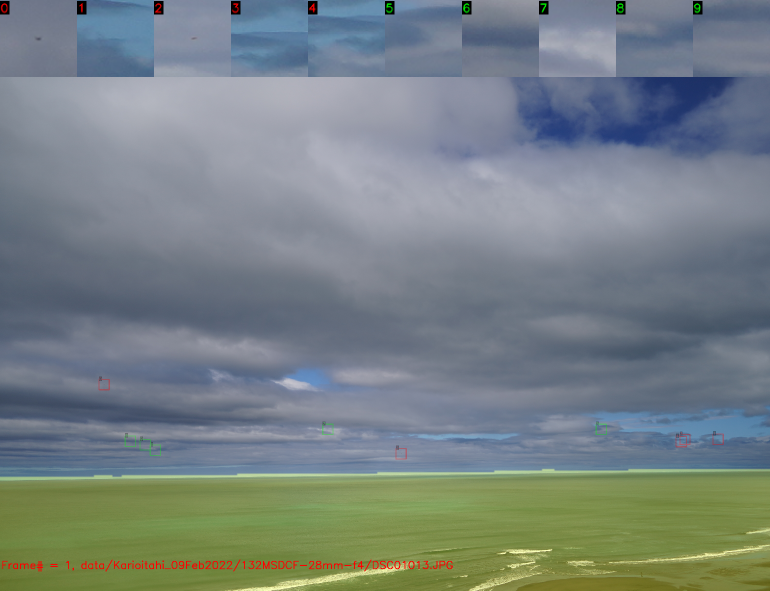
#> input picture images/mainview.png, 1540 x 1181 px (shown at 1/2 size); its folder holds only this picture in this run
$ python -i horizon.py   (imports and definitions only)
#> lines starting #> are read from the running program, lines starting #| are printed output that depends on the picture; after the words box and inside, x2 and y2 are one past the last pixel; in counts of white or black regions, pixels touching at a corner belong together
__all__ = [ 'get_project_root', 'near_mask', 'mask_horizon_1', 'mask_horizon_2', 'find_sky_1', 'find_sky_2', 'set_horizon']

import cv2 as cv2
import numpy as np
from utils.show_images import cv2_img_show
from utils import parameters as pms

import time, sys

if sys.platform == "win32":
    # On Windows, the best timer is time.clock()
    default_timer = time.perf_counter
else:
    # On most other platforms the best timer is time.time()
    default_timer = time.time

import logging
# logger = logging.getLogger()
# logger.setLevel(logging.INFO)
# [3 lines not run here, left out]
logger = logging.getLogger(__name__)

from pathlib import Path

def get_project_root() -> Path:
    return Path(__file__).parent.parent

def mask_horizon_1(image, shrink=None, calcOtsu_period=10, kernal_size=5, factor=0.7, threshold=None):
    try:
        mask_horizon_1.count += 1
    except AttributeError:
        mask_horizon_1.count = 0

    if shrink is not None:
        image = resize(image, width=image.shape[1] // shrink)

    mask_horizon_1.threshold = threshold
    if threshold is None and mask_horizon_1.count % calcOtsu_period == 0:
        (mask_horizon_1.threshold, mask) = cv2.threshold(image, 0, 255, cv2.THRESH_BINARY_INV | cv2.THRESH_OTSU)
        mask_horizon_1.threshold = mask_horizon_1.threshold*factor
        print(f'Count {mask_horizon_1.count} Threshold {mask_horizon_1.threshold}')

    (T, mask) = cv2.threshold(image, mask_horizon_1.threshold, 255, cv2.THRESH_BINARY_INV)

    kernel = cv2.getStructuringElement(cv2.MORPH_RECT, (kernal_size, kernal_size))
    mask = cv2.morphologyEx(mask, cv2.MORPH_CLOSE, kernel, iterations=3)
    mask = cv2.morphologyEx(mask, cv2.MORPH_DILATE, kernel, iterations=1)

    return mask

# [13 lines left out: function mask_horizon_2, not called in this run]

# edges = cv2.morphologyEx(edges, cv2.MORPH_DILATE, kernel, iterations=1)

def get_neighbour(labels, pos, end):
    """ get a neighouring region: useful for removing small regions """
    labels_shape = np.array(labels.shape)
    # get  outside points at the diagional points
    pos = np.clip(pos, a_min=0, a_max=labels_shape-1)
    end = np.clip(end, a_min=0, a_max=labels_shape-1)
    pos1 = np.clip(pos-1, a_min=0, a_max=labels_shape-1)
    end1 = np.clip(end+1, a_min=0, a_max=labels_shape-1)
    # if clipped box point is outside ( = a neighbour) then return the neighbour label
    if np.any(pos != pos1):
        return labels[pos1[0],pos1[1]]
    if np.any(end != end1):
        return labels[end1[0],end1[1]]

    return None


def find_sky_1(img, threshold=None, kernal_size=5):
    mask = mask_horizon_1(img, threshold=threshold, kernal_size=kernal_size)
    # mask = 255 - mask
    num_regions, labels, stats, centroids = cv2.connectedComponentsWithStats(mask)
    area_sort = np.argsort(stats[:, -1])
    # choose the region that is the largest brightest
    brightest = 0
    sky_idx = -1

    # get bright large area
    for i in range(min(num_regions, 3)):
        idx = area_sort[-(i+1)]
        b = np.mean(img[labels==idx])
        area_ratio = stats[idx][4]/(mask.shape[0]*mask.shape[1])
        if b > brightest and area_ratio > 0.25:
            brightest = b
            sky_idx = idx

    assert sky_idx > -1

    # prune regions
    for idx in range(num_regions):
        area_ratio = stats[idx][4] / (mask.shape[0] * mask.shape[1])
        pos = stats[idx][1::-1]  # (col1, col0)
        end = pos + stats[idx][3:1:-1]
        left_side = pos[1]
        right_side = end[1]
        width_ratio = (right_side - left_side) / img.shape[1]
        top_side = pos[0]
        bot_side = end[0]

        # remove small regions ( area < 5%) that are not adjacent to bottom or left or right sides
        if area_ratio < 0.05 and bot_side < img.shape[0] and left_side > 0 and right_side < img.shape[1]:
            neigh_idx = get_neighbour(labels, pos, end)
            # print(idx, neigh_idx)
            labels[labels == idx] = neigh_idx

        # # merge in sky_index wide regions ( width > 5%) that are adjacent to top
        # if width_ratio > 0.05 and top_side == 0 :
        #     labels[labels == idx] = sky_idx


    # merge in sky_index large regions ( area > 10%) that are adjacent to top
    # for seascapes
    #
    # for idx in range(num_regions):
    #     area_ratio = stats[idx][4] / (mask.shape[0] * mask.shape[1])
    #     pos = stats[idx][1::-1]  # (col1, col0)
    #     end = pos + stats[idx][3:1:-1]
    #     left_side = pos[0]
    #     right_side = end[0]
    #     if area_ratio > 0.1 and (left_side == 0 or right_side == img.shape[1]):
    #         labels[labels == idx] = sky_idx


    new_mask = np.ones_like(mask)
    new_mask[labels == sky_idx] = 0

    kernel = cv2.getStructuringElement(cv2.MORPH_RECT, (kernal_size*2+1, kernal_size*2+1))   # needs to be odd
    new_mask = cv2.morphologyEx(new_mask, cv2.MORPH_CLOSE, kernel, iterations=5)
    kernel = cv2.getStructuringElement(cv2.MORPH_RECT, (kernal_size//2+1, kernal_size//2+1))
    new_mask = cv2.morphologyEx(new_mask, cv2.MORPH_DILATE, kernel, iterations=1)
    # new_mask = cv2.morphologyEx(new_mask, cv2.MORPH_DILATE, kernel)
    return new_mask

# [182 lines left out: functions find_sky_2, o_find_sky, old_find_sky, near_mask, set_horizon, not called in this run]
    # kernel = np.ones((5, 5), 'uint8')
    # labels = cv2.morphologyEx(labels, cv2.MORPH_CLOSE, kernel, iterations=5)
    # cv2_img_show('labels', labels)
    # getGImages().horizon = labels


# [33 lines not run here, left out]

>>> import cv2
>>> picture = cv2.imread('../images/mainview.png', cv2.IMREAD_GRAYSCALE)
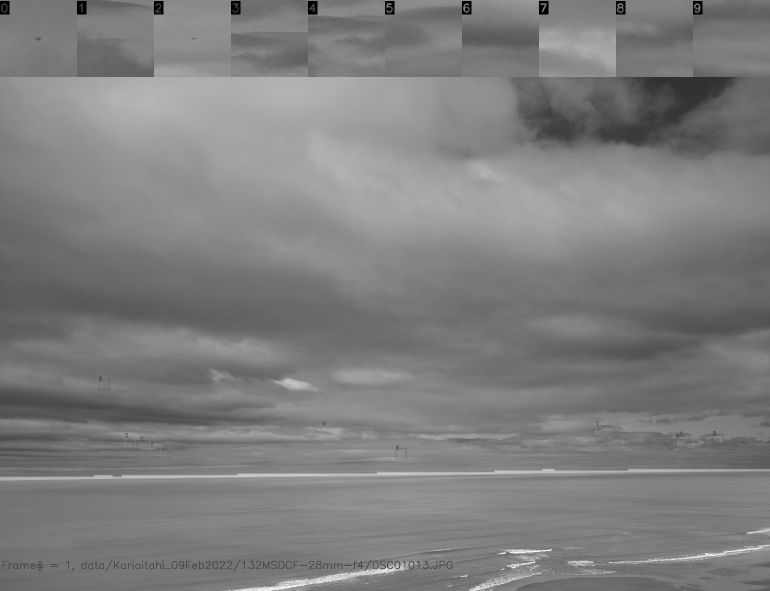
#> picture: shape (1181, 1540) (shown at 1/2 size); min 0, max 249, mean 126.2
>>> result = find_sky_1(picture)
#> in mask_horizon_1, `(mask_horizon_1.threshold, mask) = cv2.threshold(image, 0, 255, cv2.TH..`:
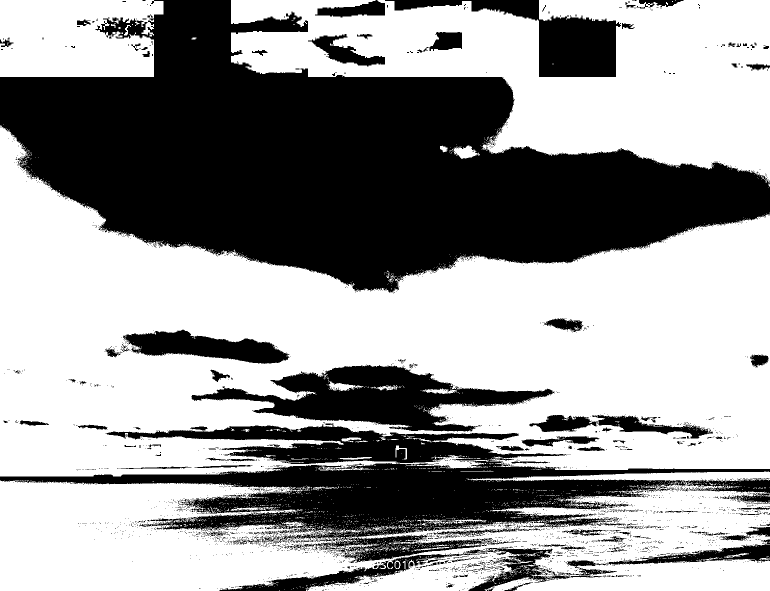
#> mask: shape (1181, 1540) (shown at 1/2 size); 59.7% white; 3081 black regions (2940 under 20 px), largest, box (x1, y1, x2, y2) and area: (0, 0, 1540, 586) 459170, (0, 847, 1540, 1126) 140023, (382, 730, 1110, 864) 40724
#> in mask_horizon_1, `(mask_horizon_1.threshold, mask) = cv2.threshold(image, 0, 255, cv2.TH..`: mask_horizon_1.threshold = 129
#> in mask_horizon_1, `mask_horizon_1.threshold = mask_horizon_1.threshold*factor`: mask_horizon_1.threshold = 90.3
#| Count 0 Threshold 90.3
#> in mask_horizon_1, `(T, mask) = cv2.threshold(image, mask_horizon_1.threshold, 255, cv2.TH..`:
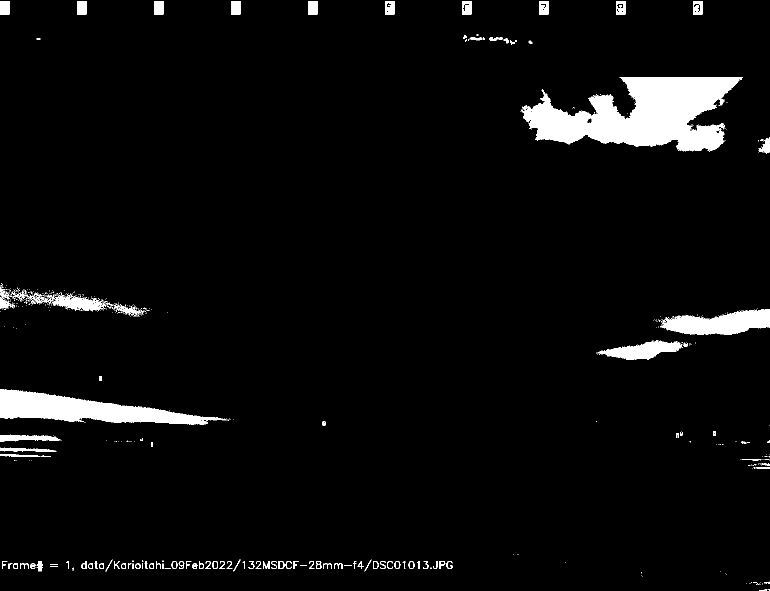
#> mask: shape (1181, 1540) (shown at 1/2 size); 4.3% white; 605 white regions (497 under 20 px), largest, box (x1, y1, x2, y2) and area: (1045, 154, 1486, 303) 37719, (0, 778, 448, 849) 15195, (1322, 618, 1540, 670) 7142
#> in mask_horizon_1, `(T, mask) = cv2.threshold(image, mask_horizon_1.threshold, 255, cv2.TH..`: T = 90
#> in mask_horizon_1, `mask = cv2.morphologyEx(mask, cv2.MORPH_CLOSE, kernel, iterations=3)`: mask: shape (1181, 1540); 5.4% white; 53 white regions (18 under 20 px), largest, box (x1, y1, x2, y2) and area: (1041, 154, 1486, 303) 40183, (0, 778, 468, 849) 15835, (162, 1119, 905, 1143) 9650
#> in mask_horizon_1, `mask = cv2.morphologyEx(mask, cv2.MORPH_DILATE, kernel, iterations=1)`:
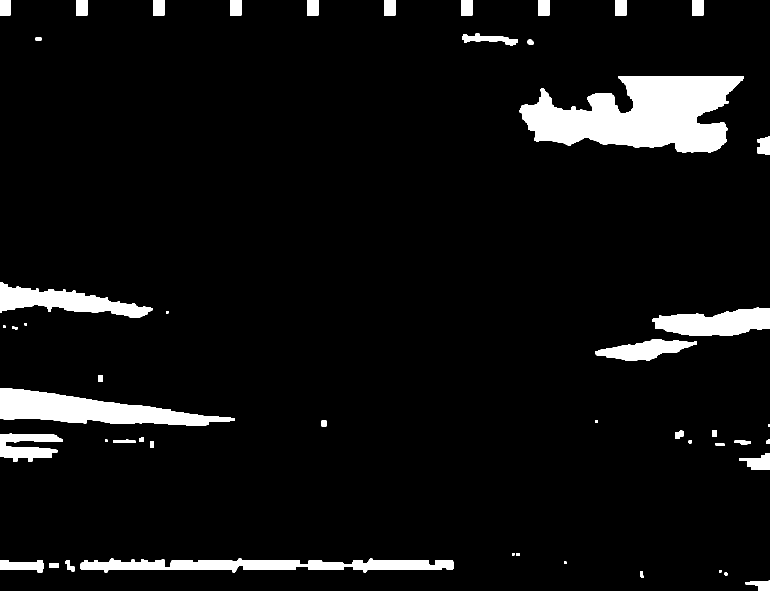
#> mask: shape (1181, 1540) (shown at 1/2 size); 6.5% white; 51 white regions, largest, box (x1, y1, x2, y2) and area: (1039, 152, 1488, 305) 43579, (0, 776, 470, 851) 17947, (160, 1117, 907, 1145) 13242
#> in find_sky_1, `num_regions, labels, stats, centroids = cv2.connectedComponentsWithSta..`:
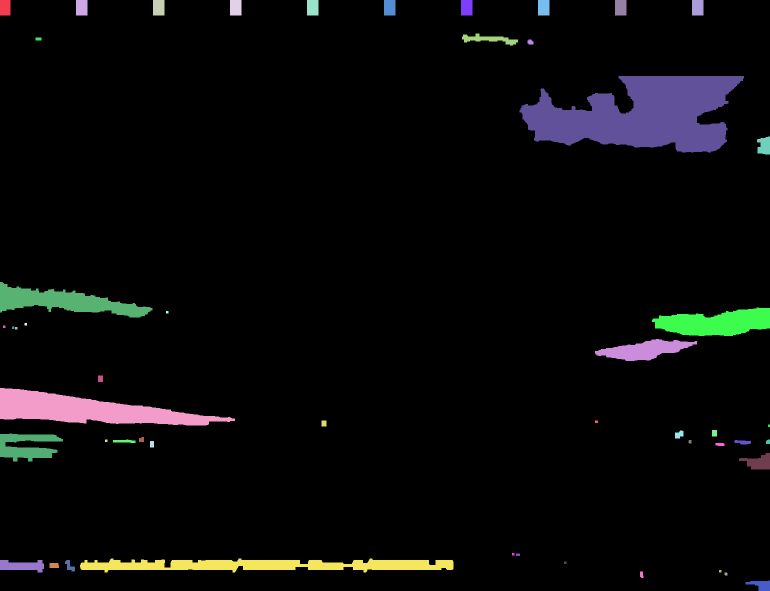
#> labels: shape (1181, 1540) int32 (shown at 1/2 size); 52 distinct labels, from 0 to 51; one colour per label, 0 black
#> in find_sky_1, `num_regions, labels, stats, centroids = cv2.connectedComponentsWithSta..`: num_regions = 52; stats = 52 rows, first 6: [0, 0, 1540, 1181, 1701144], [0, 0, 21, 31, 651], [152, 0, 23, 31, 713], [306, 0, 23, 31, 713], [460, 0, 23, 31, 713], [614, 0, 23, 31, 713]; centroids = 52 pairs, first value 8 to 1537.5, second value 15 to 1169.4
#> in find_sky_1, `area_sort = np.argsort(stats[:, -1])`: area_sort = 52 values, max 51 at index 29, min 0 at index 51, mean 25.5
#> the loop in find_sky_1, `for i in range(min(num_regions, 3)):` made 3 passes
#> (idx, b, area_ratio, brightest, sky_idx) on pass 1: (0, 129.1, 0.935, 129.1, 0)
#> (idx, b, area_ratio) on passes 2 to 3: (14, 74.7, 0.024), (25, 84.24, 0.00987)
#> after the loop in find_sky_1, `for i in range(min(num_regions, 3)):`: brightest = 129.1; sky_idx = 0
#> the loop in find_sky_1, `for idx in range(num_regions):` made 52 passes
#> (area_ratio, left_side, right_side, width_ratio, top_side, bot_side) on passes 13, 14, 19, 20, 21, 22, 23, 25, 27, 28: (3.96e-05, 71, 83, 0.00779, 75, 81), (5.5e-05, 1055, 1067, 0.00779, 79, 89), (1.37e-05, 332, 337, 0.00325, 622, 627), (1.37e-05, 49, 54, 0.00325, 646, 651), (1.37e-05, 6, 11, 0.00325, 651, 656), (1.37e-05, 24, 29, 0.00325, 653, 658), (1.37e-05, 30, 35, 0.00325, 654, 659), (7.15e-05, 196, 206, 0.00649, 751, 764), (6.6e-05, 643, 653, 0.00649, 841, 853), (1.65e-05, 1190, 1196, 0.0039, 841, 846)
#> (area_ratio, left_side, right_side, width_ratio, top_side, bot_side, pos1 in get_neighbour, end1 in get_neighbour) on pass 47: (1.37e-05, 1128, 1133, 0.00325, 1123, 1128, [1122, 1127], [1129, 1134])
#> after the loop in find_sky_1, `for idx in range(num_regions):`:
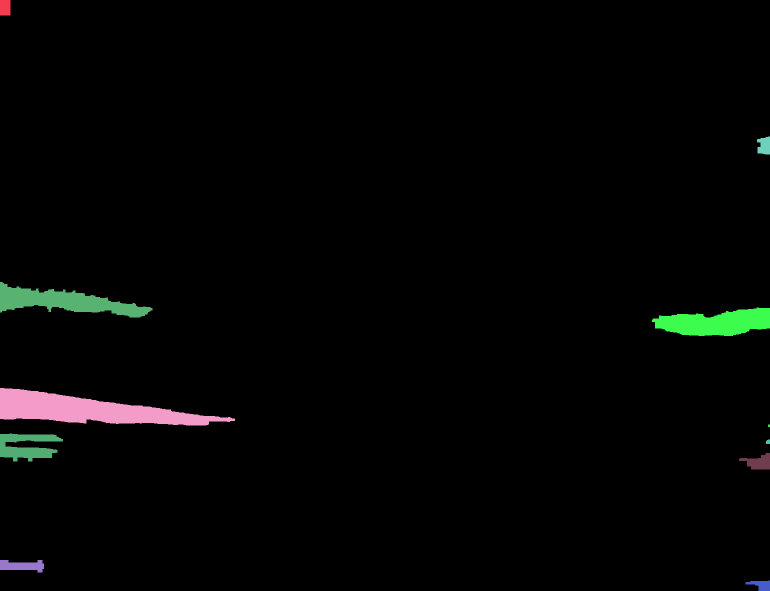
#> labels: shape (1181, 1540) int32 (shown at 1/2 size); 12 distinct labels, from 0 to 51; one colour per label, 0 black
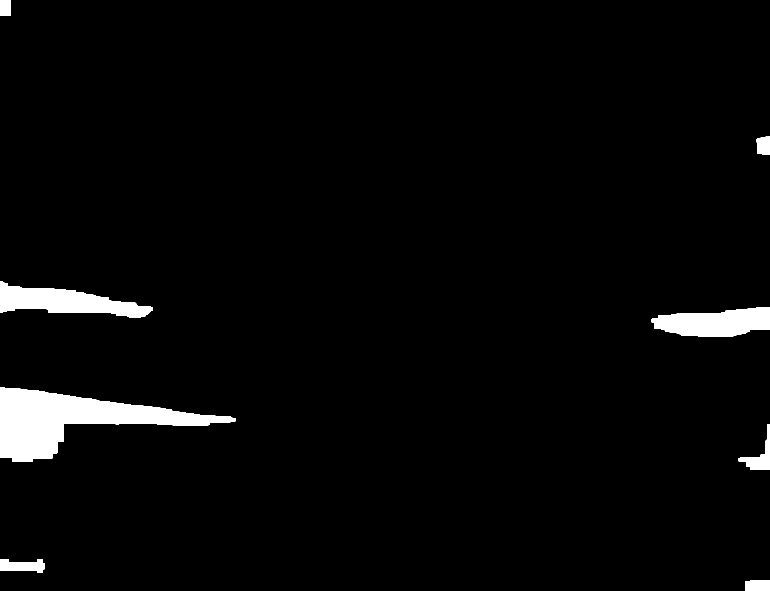
#> result: shape (1181, 1540) (shown at 1/2 size); values 0 (black) and 1 (white), 3.1% white; 8 white regions, largest, box (x1, y1, x2, y2) and area: (0, 775, 471, 924) 28942, (0, 563, 306, 636) 11465, (1303, 614, 1540, 673) 10178
